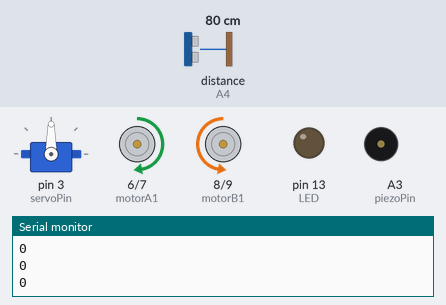
Bench run of a sketch on a simulated Arduino Uno, built with avr-gcc and run on an emulated ATmega328P. On the bench: servo, motor-driver pin pairs drawn as motors (green arrow = first pin HIGH = forward, orange = second pin HIGH = backward, longer = more drive, scaled by the enable pin), output pins drawn as LEDs (lit = HIGH), buzzer (waves = sounding), the last lines printed to the serial monitor. Wiring (inferred from the names in the program): ultrasonic range finder: trigger A5; echo A4. The test bench sets the inputs (shaded band); at power-on: distance to the obstacle (sensor on A4) 80 cm. The echo pulse lasts 58.3 µs per cm; pins used as bus, display or sensor lines are not drawn.

Above: at 2.2 s.
2.3 s: distance to the obstacle (sensor on A4) set to 65 cm
3.8 s: distance to the obstacle (sensor on A4) set to 58 cm
At 4.6 s:
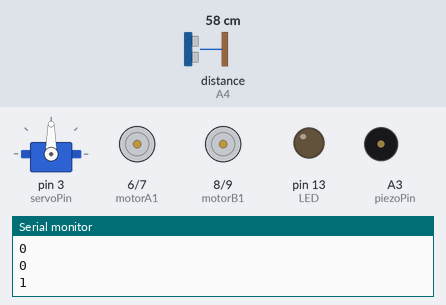
6.8 s: distance to the obstacle (sensor on A4) set to 9 cm
At 8.0 s:
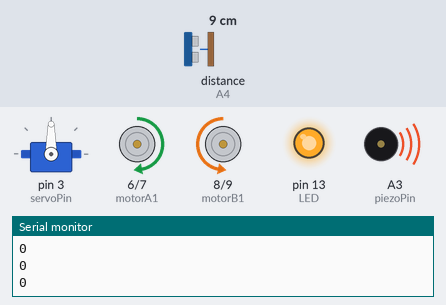
8.9 s: distance to the obstacle (sensor on A4) set to 7 cm
At 9.9 s:
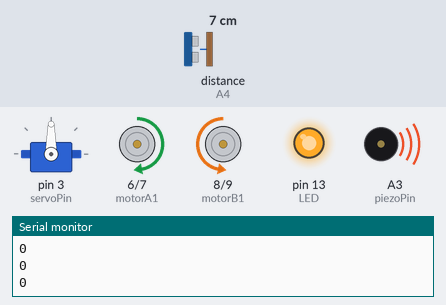
10.4 s: distance to the obstacle (sensor on A4) set to 4 cm
At 10.7 s:
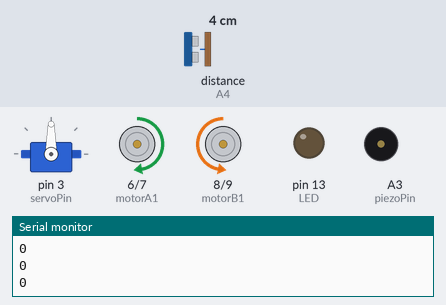
11.9 s: distance to the obstacle (sensor on A4) set to 18 cm
At 13.7 s:
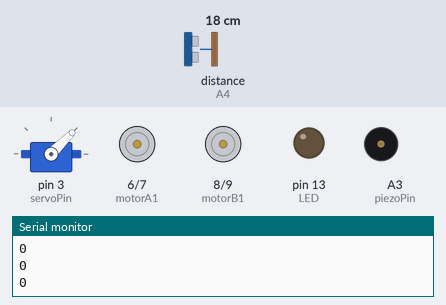
Timing chart, 0 to 15.9 s (numbered marks = the images above; inputs shaded):
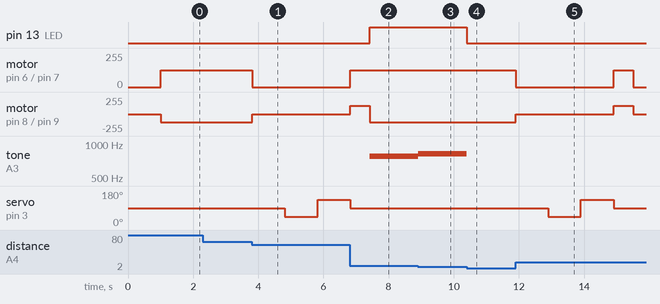

The sketch:

Obstacle_Avoidance.ino
```cpp
/*
 * Obstacle Avoidance
 * EE 151-03
 */

#include <Servo.h>;

const int RangeTriggerPin = A5; // Rangefinder Trigger input pin
const int RangeEchoPin = A4; // Rangefinder Echo Sensor output pin
const int motorA1 = 6; // IN A1 or IN1 (Motor A Direction)
const int motorA2 = 7; // IN A2 or IN2 (Motor A Direction)
const int motorB1 = 8; // IN B1 or IN3 (Motor B Direction)
const int motorB2 = 9; // IN B2 or IN4 (Motor B Direction)
const int ENA = 5; // ENA (PWM or Enable for Motor A)
const int ENB = 11; // ENB (PWM or Enable for Motor B)
const int servoPin = 3; //Servo
const int LED = 13; //built-in Arduino LED
const int piezoPin = A3; //buzzer pin
Servo servo;

const unsigned long RangeTimeout = 4000; //usec timeout value
unsigned long EchoDelay = 0; //declare variables
float Distance = 0.0; //^
int Pitch = 0; //to make sound with buzzer

float DistanceLeft = 0;
float DistanceRight = 0;


void setup() {

  Serial.begin(9600); //for debugging purposes)
  Serial.println("hi");
  pinMode(RangeTriggerPin, OUTPUT);
  pinMode(RangeEchoPin, INPUT);
  pinMode(motorA1, OUTPUT);
  pinMode(motorA2, OUTPUT);
  pinMode(motorB1, OUTPUT);
  pinMode(motorB2, OUTPUT);
  pinMode(ENA, OUTPUT);
  pinMode(ENB, OUTPUT);
  servo.attach(servoPin);
  pinMode(LED, OUTPUT);

  digitalWrite(ENA, LOW);   //Disable the motor driver board for both motors
  digitalWrite(ENB, LOW);
  digitalWrite(motorA1, LOW);
  digitalWrite(motorA2, LOW);
  digitalWrite(motorB1, LOW);
  digitalWrite(motorB2, LOW);

  servo.write(90);          //Make Ultrasonic Sensor look straight ahead

  delay(1000);

}

void loop() {
  Serial.println(ObstacleDetected(5.0));
  if (ObstacleDetected(5.0) == true) {      //if obstacle is within 5 inches
    StopIt();                               //stop for one second
    delay(1000);

    servo.write(45);
    DistanceLeft = ObstacleDistance(5.0);   //check left and get distance for 1 sec
    delay(1000);
    servo.write(135);                       //check right and get distance for 1 sec
    DistanceRight = ObstacleDistance(5.0);
    delay(1000);
    servo.write(90);                        //reset servo

    if ((DistanceLeft < 5.0) || (DistanceRight < 5.0)) {    //If one of the sides are less than 5 inches
      backwards();                                          //go backwards
      delay(500);
    }
    if ((DistanceLeft < 5.0) && (DistanceRight < 5.0)) {    //if both are less than five
      NinetyCC();                                           //turn around
      delay(1200);
    }
    else {                                                  //if neither are less than 5
      if (DistanceLeft > DistanceRight) {                   //if left's distance is more than right's distance
        NinetyClockwise();                                  //turn right
        delay(600);
      }
      else {                                                //if right's more than left
        NinetyCC();                                         //turn left
        delay(600);
      }
    }

  }
  else {                                  //if there is no obstacle within 5 inches
    forwards();                           //go forward
  }


}

float ObstacleDistance(float WithinInches) {

  digitalWrite(RangeTriggerPin, LOW);
  delayMicroseconds(2);
  digitalWrite(RangeTriggerPin, HIGH);
  delayMicroseconds(10);
  digitalWrite(RangeTriggerPin, LOW);
  EchoDelay = pulseIn(RangeEchoPin, HIGH, RangeTimeout);

  if (EchoDelay < 300) {
    Distance = 0.0;
  }
  else {
    Distance = ((EchoDelay /74.0) / 2.0); //convert the time to inches in one direction (speed of sound is 74 usec per inch)
  }

  if ((Distance < WithinInches) && (Distance > 0)) {    //when it's farther than specified
    Pitch = map(Distance, 0, 20, 900, 100);
    tone(piezoPin, Pitch);
    digitalWrite(LED, HIGH);
    return 0;
  }
  else {                            //when it's closer than specified
    noTone(piezoPin);
    digitalWrite(LED, LOW);
    return Distance;
  }
}

boolean ObstacleDetected(float WithinInches) {

  float Yikes;
  Yikes = ObstacleDistance(WithinInches);
  if ((Yikes > WithinInches) && (Yikes > 0)) {
    return true;
  }
  else {
    return false;
  }

}


void backwards() {
  analogWrite(ENA, 127);      //half speed
  analogWrite(ENB, 127);
  digitalWrite(motorA1, LOW);  //motor A backward
  digitalWrite(motorA2, HIGH);
  digitalWrite(motorB1, HIGH);  //motor B backward
  digitalWrite(motorB2, LOW);
}

void forwards() {
  analogWrite(ENA, 127);      //half speed
  analogWrite(ENB, 127);
  digitalWrite(motorA1, HIGH);  //motor A forward
  digitalWrite(motorA2, LOW);
  digitalWrite(motorB1, LOW);   //motor B forward
  digitalWrite(motorB2, HIGH);
}

void NinetyClockwise() {
  analogWrite(ENA, 127);      //half speed
  analogWrite(ENB, 127);
  digitalWrite(motorA1, LOW);  //motor A backward
  digitalWrite(motorA2, HIGH);
  digitalWrite(motorB1, LOW);   //motor B forward
  digitalWrite(motorB2, HIGH);
}

void NinetyCC() {
  analogWrite(ENA, 127);      //half speed
  analogWrite(ENB, 127);
  digitalWrite(motorA1, HIGH);  //motor A forward
  digitalWrite(motorA2, LOW);
  digitalWrite(motorB1, HIGH);   //motor B backward
  digitalWrite(motorB2, LOW);
}

void Clockwise() {
  analogWrite(ENA, 0);       //25% speed
  analogWrite(ENB, 200);      //78% speed
  digitalWrite(motorA1, HIGH);  //motor A forward
  digitalWrite(motorA2, LOW);
  digitalWrite(motorB1, LOW);   //motor B forward
  digitalWrite(motorB2, HIGH);
}

void CounterClockwise() {
  analogWrite(ENA, 200);       //25% speed
  analogWrite(ENB, 0);      //78% speed
  digitalWrite(motorA1, HIGH);  //motor A forward
  digitalWrite(motorA2, LOW);
  digitalWrite(motorB1, LOW);   //motor B forward
  digitalWrite(motorB2, HIGH);
}

void StopIt() {
  digitalWrite(ENA, LOW);   //turns off two motors
  digitalWrite(ENB, LOW);
  digitalWrite(motorA1, LOW);  //motor A forward
  digitalWrite(motorA2, LOW);
  digitalWrite(motorB1, LOW);   //motor B forward
  digitalWrite(motorB2, LOW);
}
```

Measured:
- the behaviour switches between 62 and 61 cm on distance to the obstacle (sensor on A4) (found by bisection; images 0 and 1)
- the behaviour switches between 6 and 5 cm on distance to the obstacle (sensor on A4) (found by bisection; images 3 and 4)
- after the input at 3.8 s, motor on pin 6 (motorA1) / pin 7 (motorA2): forward 127/255 → stopped at once; motor on pin 8 (motorB1) / pin 9 (motorB2): backward 127/255 → stopped at once; servo on pin 3 (servoPin): 90° → 45° after 1.0 s, → 135° 1.0 s later
- after the input at 6.8 s, pin 13 (LED): LOW → HIGH after 0.62 s; motor on pin 6 (motorA1) / pin 7 (motorA2): goes on until 6.8 s, then stays forward 127/255; tone on A3 (piezoPin): silent → 780 Hz after 0.62 s; servo on pin 3 (servoPin): goes on until 6.8 s, then stays 90°
- after the input at 8.9 s, tone on A3 (piezoPin): 780 Hz → 820 Hz at once
- after the input at 10.4 s, pin 13 (LED): HIGH → LOW at once; tone on A3 (piezoPin): 820 Hz → silent at once
- after the input at 11.9 s, motor on pin 6 (motorA1) / pin 7 (motorA2): forward 127/255 → stopped at once, → forward 127/255 3.0 s later, → stopped 0.60 s later; motor on pin 8 (motorB1) / pin 9 (motorB2): backward 127/255 → stopped at once, → forward 127/255 3.0 s later, → stopped 0.60 s later
